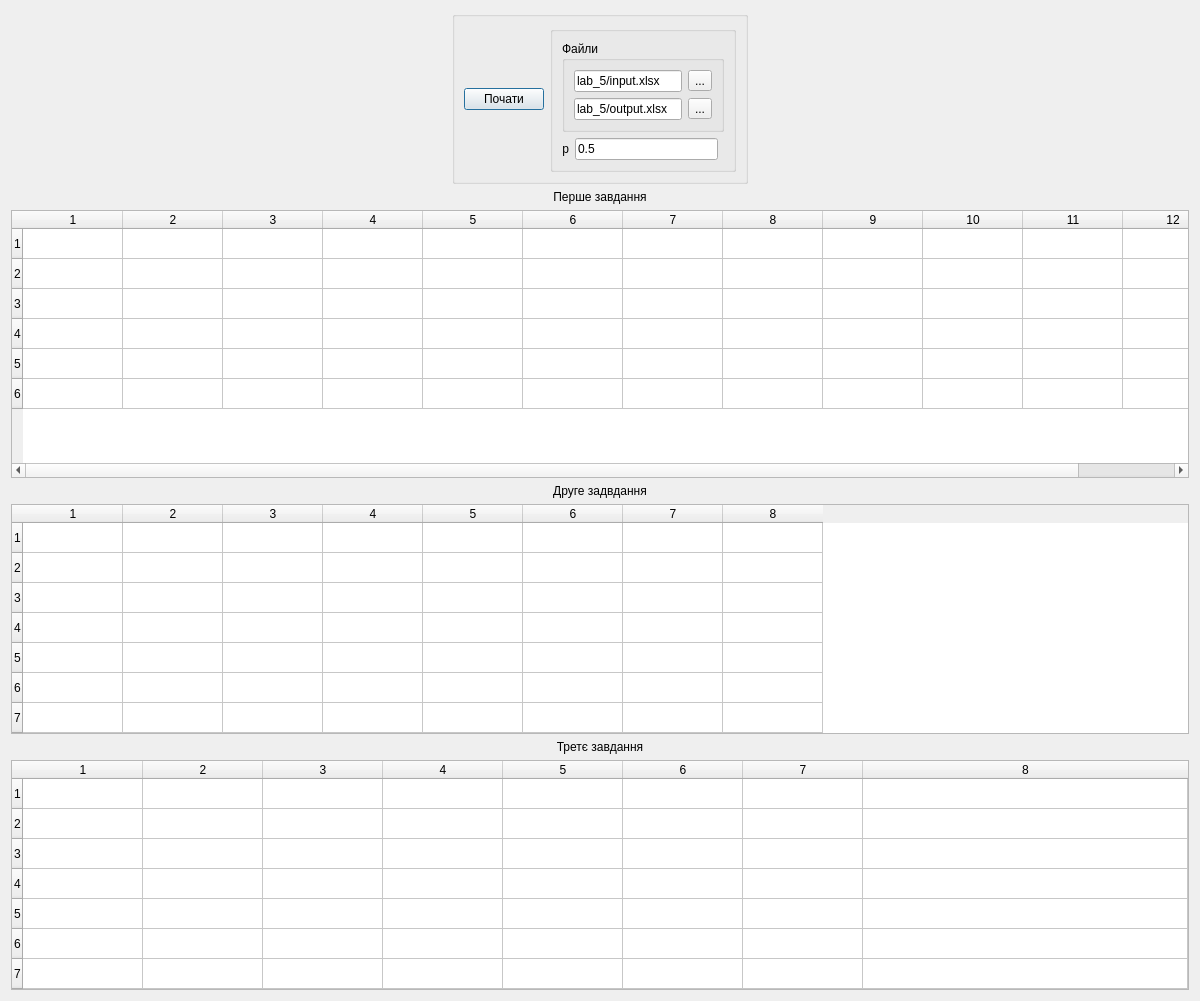
<?xml version="1.0" encoding="UTF-8"?>
<ui version="4.0">
 <class>Form</class>
 <widget class="QWidget" name="Form">
  <property name="geometry">
   <rect>
    <x>0</x>
    <y>0</y>
    <width>1200</width>
    <height>1001</height>
   </rect>
  </property>
  <property name="windowTitle">
   <string>Form1</string>
  </property>
  <layout class="QHBoxLayout" name="horizontalLayout_12">
   <item>
    <layout class="QVBoxLayout" name="verticalLayout_6">
     <item>
      <layout class="QHBoxLayout" name="horizontalLayout_13">
       <item>
        <widget class="QGroupBox" name="groupBox_5">
         <property name="sizePolicy">
          <sizepolicy hsizetype="Fixed" vsizetype="Fixed">
           <horstretch>0</horstretch>
           <verstretch>0</verstretch>
          </sizepolicy>
         </property>
         <property name="title">
          <string></string>
         </property>
         <layout class="QHBoxLayout" name="horizontalLayout">
          <item>
           <widget class="QPushButton" name="exec_button">
            <property name="text">
             <string>Почати</string>
            </property>
            <property name="default">
             <bool>true</bool>
            </property>
            <property name="flat">
             <bool>false</bool>
            </property>
           </widget>
          </item>
          <item>
           <widget class="QGroupBox" name="groupBox_6">
            <property name="sizePolicy">
             <sizepolicy hsizetype="Preferred" vsizetype="Fixed">
              <horstretch>0</horstretch>
              <verstretch>0</verstretch>
             </sizepolicy>
            </property>
            <property name="title">
             <string/>
            </property>
            <layout class="QGridLayout" name="gridLayout">
             <item row="2" column="1">
              <widget class="QLineEdit" name="lineEdit">
               <property name="text">
                <string>0.5</string>
               </property>
              </widget>
             </item>
             <item row="2" column="0">
              <widget class="QLabel" name="label">
               <property name="text">
                <string>p</string>
               </property>
               <property name="alignment">
                <set>Qt::AlignRight|Qt::AlignTrailing|Qt::AlignVCenter</set>
               </property>
              </widget>
             </item>
             <item row="0" column="0" colspan="3">
              <widget class="QGroupBox" name="groupBox">
               <property name="sizePolicy">
                <sizepolicy hsizetype="Preferred" vsizetype="Fixed">
                 <horstretch>0</horstretch>
                 <verstretch>0</verstretch>
                </sizepolicy>
               </property>
               <property name="title">
                <string>Файли</string>
               </property>
               <layout class="QGridLayout" name="gridLayout_5">
                <item row="1" column="1">
                 <widget class="QToolButton" name="select_input">
                  <property name="text">
                   <string>...</string>
                  </property>
                 </widget>
                </item>
                <item row="2" column="0">
                 <widget class="QLineEdit" name="line_output">
                  <property name="text">
                   <string>lab_5/output.xlsx</string>
                  </property>
                  <property name="placeholderText">
                   <string>Вихідний файл</string>
                  </property>
                 </widget>
                </item>
                <item row="2" column="1">
                 <widget class="QToolButton" name="select_output">
                  <property name="text">
                   <string>...</string>
                  </property>
                 </widget>
                </item>
                <item row="1" column="0">
                 <widget class="QLineEdit" name="line_input">
                  <property name="text">
                   <string>lab_5/input.xlsx</string>
                  </property>
                  <property name="placeholderText">
                   <string>Input file</string>
                  </property>
                 </widget>
                </item>
               </layout>
              </widget>
             </item>
            </layout>
           </widget>
          </item>
         </layout>
        </widget>
       </item>
      </layout>
     </item>
     <item>
      <widget class="QLabel" name="label_2">
       <property name="text">
        <string>Перше завдання</string>
       </property>
       <property name="scaledContents">
        <bool>false</bool>
       </property>
       <property name="alignment">
        <set>Qt::AlignCenter</set>
       </property>
      </widget>
     </item>
     <item>
      <layout class="QHBoxLayout" name="horizontalLayout_14">
       <item>
        <layout class="QVBoxLayout" name="verticalLayout_7">
         <item>
          <layout class="QHBoxLayout" name="horizontalLayout_5">
           <item>
            <widget class="QTableWidget" name="tablewidget_first">
             <property name="rowCount">
              <number>6</number>
             </property>
             <property name="columnCount">
              <number>12</number>
             </property>
             <row/>
             <row/>
             <row/>
             <row/>
             <row/>
             <row/>
             <column/>
             <column/>
             <column/>
             <column/>
             <column/>
             <column/>
             <column/>
             <column/>
             <column/>
             <column/>
             <column/>
             <column/>
            </widget>
           </item>
          </layout>
         </item>
        </layout>
       </item>
      </layout>
     </item>
     <item>
      <widget class="QLabel" name="label_3">
       <property name="text">
        <string>Друге задвдання</string>
       </property>
       <property name="alignment">
        <set>Qt::AlignCenter</set>
       </property>
      </widget>
     </item>
     <item>
      <widget class="QTableWidget" name="tablewidget_second">
       <property name="sizePolicy">
        <sizepolicy hsizetype="Preferred" vsizetype="Preferred">
         <horstretch>0</horstretch>
         <verstretch>0</verstretch>
        </sizepolicy>
       </property>
       <property name="minimumSize">
        <size>
         <width>980</width>
         <height>230</height>
        </size>
       </property>
       <property name="rowCount">
        <number>7</number>
       </property>
       <property name="columnCount">
        <number>8</number>
       </property>
       <row/>
       <row/>
       <row/>
       <row/>
       <row/>
       <row/>
       <row/>
       <column/>
       <column/>
       <column/>
       <column/>
       <column/>
       <column/>
       <column/>
       <column/>
      </widget>
     </item>
     <item>
      <widget class="QLabel" name="label_4">
       <property name="text">
        <string>Третє завдання</string>
       </property>
       <property name="alignment">
        <set>Qt::AlignCenter</set>
       </property>
      </widget>
     </item>
     <item>
      <widget class="QTableWidget" name="tablewidget">
       <property name="sizePolicy">
        <sizepolicy hsizetype="Preferred" vsizetype="Preferred">
         <horstretch>0</horstretch>
         <verstretch>0</verstretch>
        </sizepolicy>
       </property>
       <property name="minimumSize">
        <size>
         <width>980</width>
         <height>230</height>
        </size>
       </property>
       <property name="maximumSize">
        <size>
         <width>60000</width>
         <height>16777215</height>
        </size>
       </property>
       <property name="rowCount">
        <number>7</number>
       </property>
       <property name="columnCount">
        <number>8</number>
       </property>
       <attribute name="horizontalHeaderCascadingSectionResizes">
        <bool>false</bool>
       </attribute>
       <attribute name="horizontalHeaderMinimumSectionSize">
        <number>120</number>
       </attribute>
       <attribute name="horizontalHeaderDefaultSectionSize">
        <number>120</number>
       </attribute>
       <attribute name="horizontalHeaderHighlightSections">
        <bool>true</bool>
       </attribute>
       <attribute name="horizontalHeaderShowSortIndicator" stdset="0">
        <bool>false</bool>
       </attribute>
       <attribute name="horizontalHeaderStretchLastSection">
        <bool>true</bool>
       </attribute>
       <attribute name="verticalHeaderVisible">
        <bool>true</bool>
       </attribute>
       <attribute name="verticalHeaderShowSortIndicator" stdset="0">
        <bool>false</bool>
       </attribute>
       <row/>
       <row/>
       <row/>
       <row/>
       <row/>
       <row/>
       <row/>
       <column/>
       <column/>
       <column/>
       <column/>
       <column/>
       <column/>
       <column/>
       <column/>
      </widget>
     </item>
    </layout>
   </item>
  </layout>
 </widget>
 <tabstops>
  <tabstop>line_input</tabstop>
  <tabstop>select_input</tabstop>
  <tabstop>line_output</tabstop>
  <tabstop>select_output</tabstop>
 </tabstops>
 <resources/>
 <connections>
  <connection>
   <sender>exec_button</sender>
   <signal>clicked()</signal>
   <receiver>Form</receiver>
   <slot>exec_clicked()</slot>
   <hints>
    <hint type="sourcelabel">
     <x>379</x>
     <y>219</y>
    </hint>
    <hint type="destinationlabel">
     <x>309</x>
     <y>199</y>
    </hint>
   </hints>
  </connection>
  <connection>
   <sender>select_input</sender>
   <signal>clicked()</signal>
   <receiver>Form</receiver>
   <slot>input_clicked()</slot>
   <hints>
    <hint type="sourcelabel">
     <x>557</x>
     <y>95</y>
    </hint>
    <hint type="destinationlabel">
     <x>309</x>
     <y>199</y>
    </hint>
   </hints>
  </connection>
  <connection>
   <sender>select_output</sender>
   <signal>clicked()</signal>
   <receiver>Form</receiver>
   <slot>output_clicked()</slot>
   <hints>
    <hint type="sourcelabel">
     <x>557</x>
     <y>136</y>
    </hint>
    <hint type="destinationlabel">
     <x>309</x>
     <y>199</y>
    </hint>
   </hints>
  </connection>
  <connection>
   <sender>Form</sender>
   <signal>output_changed(QString)</signal>
   <receiver>line_output</receiver>
   <slot>setText(QString)</slot>
   <hints>
    <hint type="sourcelabel">
     <x>309</x>
     <y>199</y>
    </hint>
    <hint type="destinationlabel">
     <x>483</x>
     <y>136</y>
    </hint>
   </hints>
  </connection>
  <connection>
   <sender>Form</sender>
   <signal>input_changed(QString)</signal>
   <receiver>line_input</receiver>
   <slot>setText(QString)</slot>
   <hints>
    <hint type="sourcelabel">
     <x>309</x>
     <y>199</y>
    </hint>
    <hint type="destinationlabel">
     <x>483</x>
     <y>95</y>
    </hint>
   </hints>
  </connection>
  <connection>
   <sender>line_input</sender>
   <signal>textChanged(QString)</signal>
   <receiver>Form</receiver>
   <slot>input_modified(QString)</slot>
   <hints>
    <hint type="sourcelabel">
     <x>483</x>
     <y>95</y>
    </hint>
    <hint type="destinationlabel">
     <x>309</x>
     <y>199</y>
    </hint>
   </hints>
  </connection>
  <connection>
   <sender>line_output</sender>
   <signal>textChanged(QString)</signal>
   <receiver>Form</receiver>
   <slot>output_modified(QString)</slot>
   <hints>
    <hint type="sourcelabel">
     <x>483</x>
     <y>136</y>
    </hint>
    <hint type="destinationlabel">
     <x>309</x>
     <y>199</y>
    </hint>
   </hints>
  </connection>
 </connections>
 <slots>
  <signal>input_changed(QString)</signal>
  <signal>output_changed(QString)</signal>
  <signal>x1_dim_changed(int)</signal>
  <signal>x2_dim_changed(int)</signal>
  <signal>x3_dim_changed(int)</signal>
  <signal>x1_deg_changed(int)</signal>
  <signal>x2_deg_changed(int)</signal>
  <signal>x3_deg_changed(int)</signal>
  <signal>type_cheb()</signal>
  <signal>type_lege()</signal>
  <signal>type_lagg()</signal>
  <signal>type_herm()</signal>
  <slot>input_clicked()</slot>
  <slot>output_clicked()</slot>
  <slot>samples_modified(int)</slot>
  <slot>dimension_modified(int)</slot>
  <slot>degree_modified(int)</slot>
  <slot>type_modified(bool)</slot>
  <slot>plot_clicked()</slot>
  <slot>exec_clicked()</slot>
  <slot>input_modified(QString)</slot>
  <slot>output_modified(QString)</slot>
  <slot>weights_modified(QString)</slot>
  <slot>lambda_calc_method_changed(bool)</slot>
  <slot>bruteforce_called()</slot>
  <slot>structure_changed(bool)</slot>
 </slots>
</ui>
